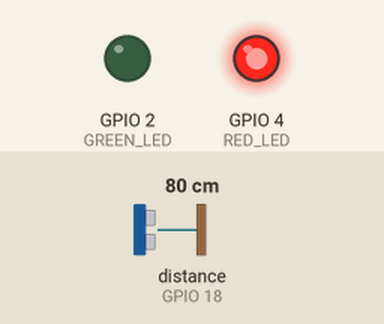
Recording of a sketch running on a simulated ESP32. Shown: output pins drawn as LEDs (lit = HIGH). Wiring (from diagram.json): ultrasonic range finder: trigger GPIO 5; echo GPIO 18. The test bench sets the inputs (shaded band); at power-on: distance to the obstacle (sensor on GPIO 18) 80 cm. The echo pulse lasts 58.3 µs per cm; pins used as bus, display or sensor lines are not drawn; what the sketch prints to the serial monitor is not drawn.

Above: at 1.3 s.
1.4 s: distance to the obstacle (sensor on GPIO 18) set to 148 cm
2.9 s: distance to the obstacle (sensor on GPIO 18) set to 156 cm
At 3.4 s:
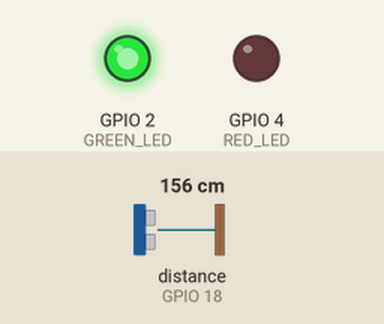
4.5 s: distance to the obstacle (sensor on GPIO 18) set to 2 cm
At 5.2 s:
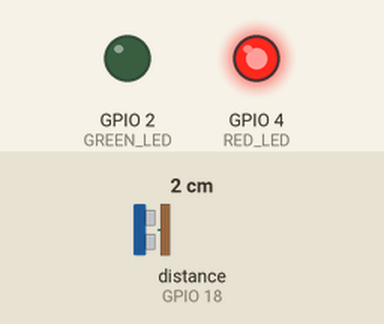
6.0 s: distance to the obstacle (sensor on GPIO 18) set to 250 cm
At 7.0 s:
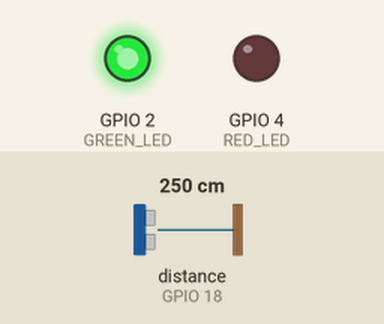
Timing chart, 0 to 8.5 s (numbered marks = the images above; inputs shaded):
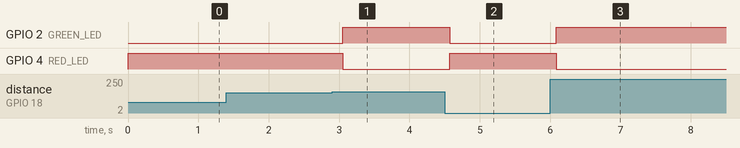

The sketch:

sketch.ino
```cpp
#include <Arduino.h>

// Ultrasonic pins
#define TRIG_PIN 5
#define ECHO_PIN 18

// LED pins
#define GREEN_LED 2
#define RED_LED 4

long duration;
int distance;

void setup() {
  pinMode(TRIG_PIN, OUTPUT);
  pinMode(ECHO_PIN, INPUT);
  pinMode(GREEN_LED, OUTPUT);
  pinMode(RED_LED, OUTPUT);

  Serial.begin(115200);
}

void loop() {
  // Trigger ultrasonic pulse
  digitalWrite(TRIG_PIN, LOW);
  delayMicroseconds(2);
  digitalWrite(TRIG_PIN, HIGH);
  delayMicroseconds(10);
  digitalWrite(TRIG_PIN, LOW);

  // Read echo time
  duration = pulseIn(ECHO_PIN, HIGH);

  // Convert to distance (cm)
  distance = duration * 0.034 / 2;

  // Parking logic (threshold = 150 cm)
  if (distance < 150) {
    digitalWrite(RED_LED, HIGH);
    digitalWrite(GREEN_LED, LOW);
    Serial.println("🚗 Slot Occupied");
  } else {
    digitalWrite(RED_LED, LOW);
    digitalWrite(GREEN_LED, HIGH);
    Serial.println("🅿️ Slot Available");
  }

  delay(500);
}
```

Measured:
- the behaviour switches between 151 and 152 cm on distance to the obstacle (sensor on GPIO 18) (found by bisection; images 0 and 1)
- after the input at 1.4 s, every drawn part: stays the same
- after the input at 2.9 s, GPIO 2 (GREEN_LED): LOW → HIGH after 0.15 s; GPIO 4 (RED_LED): HIGH → LOW after 0.15 s
- after the input at 4.5 s, GPIO 2 (GREEN_LED): HIGH → LOW after 0.07 s; GPIO 4 (RED_LED): LOW → HIGH after 0.07 s
- after the input at 6.0 s, GPIO 2 (GREEN_LED): LOW → HIGH after 0.09 s; GPIO 4 (RED_LED): HIGH → LOW after 0.09 s
